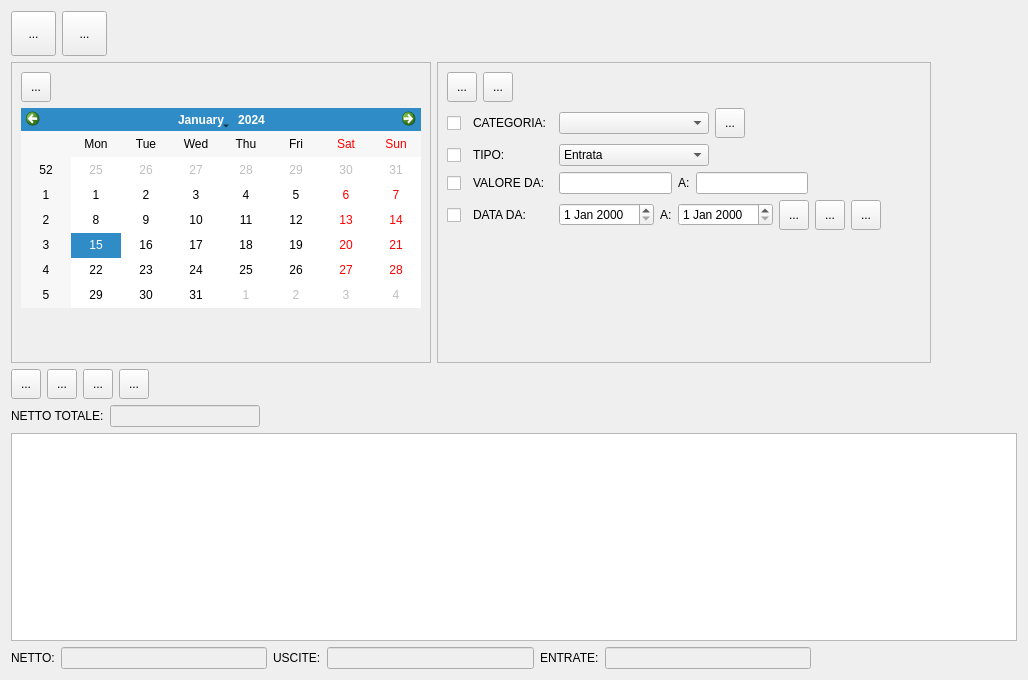
<?xml version="1.0" encoding="UTF-8"?>
<ui version="4.0">
 <class>screeMovimenti</class>
 <widget class="QWidget" name="screeMovimenti">
  <property name="geometry">
   <rect>
    <x>0</x>
    <y>0</y>
    <width>1028</width>
    <height>680</height>
   </rect>
  </property>
  <property name="windowTitle">
   <string>Form</string>
  </property>
  <layout class="QVBoxLayout" name="verticalLayout" stretch="0,0,1">
   <item>
    <layout class="QGridLayout" name="gridLayout_13">
     <item row="0" column="2">
      <spacer name="horizontalSpacer_9">
       <property name="orientation">
        <enum>Qt::Horizontal</enum>
       </property>
       <property name="sizeHint" stdset="0">
        <size>
         <width>40</width>
         <height>20</height>
        </size>
       </property>
      </spacer>
     </item>
     <item row="0" column="0">
      <widget class="QToolButton" name="tb_filtriAgg">
       <property name="minimumSize">
        <size>
         <width>45</width>
         <height>45</height>
        </size>
       </property>
       <property name="text">
        <string>...</string>
       </property>
      </widget>
     </item>
     <item row="0" column="1">
      <widget class="QToolButton" name="tb_stampaModello">
       <property name="minimumSize">
        <size>
         <width>45</width>
         <height>45</height>
        </size>
       </property>
       <property name="text">
        <string>...</string>
       </property>
      </widget>
     </item>
    </layout>
   </item>
   <item>
    <layout class="QGridLayout" name="gridLayout_11">
     <item row="0" column="0">
      <widget class="QFrame" name="frameFiltroCal">
       <property name="frameShape">
        <enum>QFrame::StyledPanel</enum>
       </property>
       <property name="frameShadow">
        <enum>QFrame::Raised</enum>
       </property>
       <layout class="QGridLayout" name="gridLayout_10">
        <item row="0" column="0">
         <layout class="QGridLayout" name="gridLayout_9">
          <item row="0" column="0">
           <widget class="QToolButton" name="tb_goToday">
            <property name="minimumSize">
             <size>
              <width>30</width>
              <height>30</height>
             </size>
            </property>
            <property name="text">
             <string>...</string>
            </property>
           </widget>
          </item>
          <item row="0" column="1">
           <spacer name="horizontalSpacer_7">
            <property name="orientation">
             <enum>Qt::Horizontal</enum>
            </property>
            <property name="sizeHint" stdset="0">
             <size>
              <width>40</width>
              <height>20</height>
             </size>
            </property>
           </spacer>
          </item>
         </layout>
        </item>
        <item row="1" column="0">
         <widget class="QCalendarWidget" name="cw_main">
          <property name="minimumSize">
           <size>
            <width>400</width>
            <height>200</height>
           </size>
          </property>
          <property name="maximumSize">
           <size>
            <width>400</width>
            <height>200</height>
           </size>
          </property>
         </widget>
        </item>
        <item row="2" column="0">
         <spacer name="verticalSpacer_2">
          <property name="orientation">
           <enum>Qt::Vertical</enum>
          </property>
          <property name="sizeHint" stdset="0">
           <size>
            <width>20</width>
            <height>40</height>
           </size>
          </property>
         </spacer>
        </item>
       </layout>
      </widget>
     </item>
     <item row="0" column="1">
      <widget class="QFrame" name="frameFiltriDett">
       <property name="frameShape">
        <enum>QFrame::StyledPanel</enum>
       </property>
       <property name="frameShadow">
        <enum>QFrame::Raised</enum>
       </property>
       <layout class="QGridLayout" name="gridLayout_8">
        <item row="0" column="0">
         <layout class="QGridLayout" name="gridLayout_7">
          <item row="0" column="0">
           <widget class="QToolButton" name="tb_cercaF">
            <property name="minimumSize">
             <size>
              <width>30</width>
              <height>30</height>
             </size>
            </property>
            <property name="text">
             <string>...</string>
            </property>
           </widget>
          </item>
          <item row="0" column="1">
           <widget class="QToolButton" name="tb_resetF">
            <property name="minimumSize">
             <size>
              <width>30</width>
              <height>30</height>
             </size>
            </property>
            <property name="text">
             <string>...</string>
            </property>
           </widget>
          </item>
          <item row="0" column="2">
           <spacer name="horizontalSpacer_6">
            <property name="orientation">
             <enum>Qt::Horizontal</enum>
            </property>
            <property name="sizeHint" stdset="0">
             <size>
              <width>40</width>
              <height>20</height>
             </size>
            </property>
           </spacer>
          </item>
         </layout>
        </item>
        <item row="1" column="0" colspan="2">
         <layout class="QGridLayout" name="gridLayout_6">
          <item row="0" column="2">
           <widget class="QComboBox" name="cb_categoria">
            <property name="minimumSize">
             <size>
              <width>150</width>
              <height>0</height>
             </size>
            </property>
           </widget>
          </item>
          <item row="0" column="4">
           <spacer name="horizontalSpacer_2">
            <property name="orientation">
             <enum>Qt::Horizontal</enum>
            </property>
            <property name="sizeHint" stdset="0">
             <size>
              <width>40</width>
              <height>20</height>
             </size>
            </property>
           </spacer>
          </item>
          <item row="0" column="0">
           <widget class="QCheckBox" name="cb_catF">
            <property name="minimumSize">
             <size>
              <width>20</width>
              <height>20</height>
             </size>
            </property>
            <property name="text">
             <string/>
            </property>
           </widget>
          </item>
          <item row="0" column="1">
           <widget class="QLabel" name="label">
            <property name="minimumSize">
             <size>
              <width>80</width>
              <height>11</height>
             </size>
            </property>
            <property name="maximumSize">
             <size>
              <width>80</width>
              <height>11</height>
             </size>
            </property>
            <property name="text">
             <string>CATEGORIA:</string>
            </property>
           </widget>
          </item>
          <item row="0" column="3">
           <widget class="QToolButton" name="tb_gestCate">
            <property name="minimumSize">
             <size>
              <width>30</width>
              <height>30</height>
             </size>
            </property>
            <property name="text">
             <string>...</string>
            </property>
           </widget>
          </item>
         </layout>
        </item>
        <item row="2" column="0" colspan="2">
         <layout class="QGridLayout" name="gridLayout_5">
          <item row="0" column="3">
           <spacer name="horizontalSpacer_3">
            <property name="orientation">
             <enum>Qt::Horizontal</enum>
            </property>
            <property name="sizeHint" stdset="0">
             <size>
              <width>40</width>
              <height>20</height>
             </size>
            </property>
           </spacer>
          </item>
          <item row="0" column="1">
           <widget class="QLabel" name="label_2">
            <property name="minimumSize">
             <size>
              <width>80</width>
              <height>11</height>
             </size>
            </property>
            <property name="maximumSize">
             <size>
              <width>80</width>
              <height>11</height>
             </size>
            </property>
            <property name="text">
             <string>TIPO:</string>
            </property>
           </widget>
          </item>
          <item row="0" column="2">
           <widget class="QComboBox" name="cb_tipoMov">
            <property name="minimumSize">
             <size>
              <width>150</width>
              <height>0</height>
             </size>
            </property>
            <item>
             <property name="text">
              <string>Entrata</string>
             </property>
            </item>
            <item>
             <property name="text">
              <string>Uscita</string>
             </property>
            </item>
           </widget>
          </item>
          <item row="0" column="0">
           <widget class="QCheckBox" name="cb_tipoF">
            <property name="minimumSize">
             <size>
              <width>20</width>
              <height>20</height>
             </size>
            </property>
            <property name="text">
             <string/>
            </property>
           </widget>
          </item>
         </layout>
        </item>
        <item row="3" column="0" colspan="2">
         <layout class="QGridLayout" name="gridLayout_4">
          <item row="0" column="2">
           <widget class="QLineEdit" name="le_valor1"/>
          </item>
          <item row="0" column="5">
           <spacer name="horizontalSpacer_4">
            <property name="orientation">
             <enum>Qt::Horizontal</enum>
            </property>
            <property name="sizeHint" stdset="0">
             <size>
              <width>40</width>
              <height>20</height>
             </size>
            </property>
           </spacer>
          </item>
          <item row="0" column="1">
           <widget class="QLabel" name="label_3">
            <property name="minimumSize">
             <size>
              <width>80</width>
              <height>11</height>
             </size>
            </property>
            <property name="maximumSize">
             <size>
              <width>80</width>
              <height>11</height>
             </size>
            </property>
            <property name="text">
             <string>VALORE DA:</string>
            </property>
           </widget>
          </item>
          <item row="0" column="4">
           <widget class="QLineEdit" name="le_valor2"/>
          </item>
          <item row="0" column="3">
           <widget class="QLabel" name="label_4">
            <property name="text">
             <string>A:</string>
            </property>
           </widget>
          </item>
          <item row="0" column="0">
           <widget class="QCheckBox" name="cb_valorF">
            <property name="minimumSize">
             <size>
              <width>20</width>
              <height>20</height>
             </size>
            </property>
            <property name="text">
             <string/>
            </property>
           </widget>
          </item>
         </layout>
        </item>
        <item row="4" column="0" colspan="2">
         <layout class="QGridLayout" name="gridLayout_3">
          <item row="0" column="4">
           <widget class="QDateEdit" name="de_s2"/>
          </item>
          <item row="0" column="3">
           <widget class="QLabel" name="label_6">
            <property name="text">
             <string>A:</string>
            </property>
           </widget>
          </item>
          <item row="0" column="0">
           <widget class="QCheckBox" name="cb_dataF">
            <property name="minimumSize">
             <size>
              <width>20</width>
              <height>20</height>
             </size>
            </property>
            <property name="text">
             <string/>
            </property>
           </widget>
          </item>
          <item row="0" column="2">
           <widget class="QDateEdit" name="de_s1"/>
          </item>
          <item row="0" column="5">
           <widget class="QToolButton" name="tb_dataMese">
            <property name="minimumSize">
             <size>
              <width>30</width>
              <height>30</height>
             </size>
            </property>
            <property name="text">
             <string>...</string>
            </property>
           </widget>
          </item>
          <item row="0" column="8">
           <spacer name="horizontalSpacer_5">
            <property name="orientation">
             <enum>Qt::Horizontal</enum>
            </property>
            <property name="sizeHint" stdset="0">
             <size>
              <width>40</width>
              <height>20</height>
             </size>
            </property>
           </spacer>
          </item>
          <item row="0" column="6">
           <widget class="QToolButton" name="tb_menoSett">
            <property name="minimumSize">
             <size>
              <width>30</width>
              <height>30</height>
             </size>
            </property>
            <property name="text">
             <string>...</string>
            </property>
           </widget>
          </item>
          <item row="0" column="1">
           <widget class="QLabel" name="label_5">
            <property name="minimumSize">
             <size>
              <width>80</width>
              <height>11</height>
             </size>
            </property>
            <property name="maximumSize">
             <size>
              <width>80</width>
              <height>11</height>
             </size>
            </property>
            <property name="text">
             <string>DATA DA:</string>
            </property>
           </widget>
          </item>
          <item row="0" column="7">
           <widget class="QToolButton" name="tb_piuSett">
            <property name="minimumSize">
             <size>
              <width>30</width>
              <height>30</height>
             </size>
            </property>
            <property name="text">
             <string>...</string>
            </property>
           </widget>
          </item>
         </layout>
        </item>
        <item row="5" column="1">
         <spacer name="verticalSpacer">
          <property name="orientation">
           <enum>Qt::Vertical</enum>
          </property>
          <property name="sizeHint" stdset="0">
           <size>
            <width>20</width>
            <height>123</height>
           </size>
          </property>
         </spacer>
        </item>
       </layout>
      </widget>
     </item>
     <item row="0" column="2">
      <spacer name="horizontalSpacer_8">
       <property name="orientation">
        <enum>Qt::Horizontal</enum>
       </property>
       <property name="sizeHint" stdset="0">
        <size>
         <width>40</width>
         <height>20</height>
        </size>
       </property>
      </spacer>
     </item>
    </layout>
   </item>
   <item>
    <layout class="QGridLayout" name="gridLayout_2">
     <item row="0" column="0">
      <layout class="QGridLayout" name="gridLayout">
       <item row="0" column="1">
        <widget class="QToolButton" name="tb_delRow">
         <property name="minimumSize">
          <size>
           <width>30</width>
           <height>30</height>
          </size>
         </property>
         <property name="text">
          <string>...</string>
         </property>
        </widget>
       </item>
       <item row="0" column="2">
        <widget class="QToolButton" name="tb_mod">
         <property name="minimumSize">
          <size>
           <width>30</width>
           <height>30</height>
          </size>
         </property>
         <property name="text">
          <string>...</string>
         </property>
        </widget>
       </item>
       <item row="0" column="4">
        <spacer name="horizontalSpacer">
         <property name="orientation">
          <enum>Qt::Horizontal</enum>
         </property>
         <property name="sizeHint" stdset="0">
          <size>
           <width>40</width>
           <height>20</height>
          </size>
         </property>
        </spacer>
       </item>
       <item row="0" column="0">
        <widget class="QToolButton" name="tb_aggMov">
         <property name="minimumSize">
          <size>
           <width>30</width>
           <height>30</height>
          </size>
         </property>
         <property name="text">
          <string>...</string>
         </property>
        </widget>
       </item>
       <item row="0" column="3">
        <widget class="QToolButton" name="tb_dettCompleti">
         <property name="minimumSize">
          <size>
           <width>30</width>
           <height>30</height>
          </size>
         </property>
         <property name="text">
          <string>...</string>
         </property>
        </widget>
       </item>
      </layout>
     </item>
     <item row="2" column="0">
      <widget class="QTableView" name="tv_movimenti"/>
     </item>
     <item row="3" column="0">
      <layout class="QGridLayout" name="gridLayout_12">
       <item row="0" column="0">
        <widget class="QLabel" name="label_7">
         <property name="text">
          <string>NETTO:</string>
         </property>
        </widget>
       </item>
       <item row="0" column="1">
        <widget class="QLineEdit" name="le_netto">
         <property name="enabled">
          <bool>false</bool>
         </property>
        </widget>
       </item>
       <item row="0" column="2">
        <widget class="QLabel" name="label_8">
         <property name="text">
          <string>USCITE:</string>
         </property>
        </widget>
       </item>
       <item row="0" column="3">
        <widget class="QLineEdit" name="le_uscite">
         <property name="enabled">
          <bool>false</bool>
         </property>
        </widget>
       </item>
       <item row="0" column="4">
        <widget class="QLabel" name="label111">
         <property name="text">
          <string>ENTRATE:</string>
         </property>
        </widget>
       </item>
       <item row="0" column="5">
        <widget class="QLineEdit" name="le_entrate">
         <property name="enabled">
          <bool>false</bool>
         </property>
        </widget>
       </item>
       <item row="0" column="6">
        <spacer name="horizontalSpacer_10">
         <property name="orientation">
          <enum>Qt::Horizontal</enum>
         </property>
         <property name="sizeHint" stdset="0">
          <size>
           <width>40</width>
           <height>20</height>
          </size>
         </property>
        </spacer>
       </item>
      </layout>
     </item>
     <item row="1" column="0">
      <layout class="QGridLayout" name="gridLayout_14">
       <item row="0" column="0">
        <widget class="QLabel" name="label_9">
         <property name="text">
          <string>NETTO TOTALE:</string>
         </property>
        </widget>
       </item>
       <item row="0" column="1">
        <widget class="QLineEdit" name="le_nettoTot">
         <property name="enabled">
          <bool>false</bool>
         </property>
         <property name="maximumSize">
          <size>
           <width>150</width>
           <height>16777215</height>
          </size>
         </property>
        </widget>
       </item>
       <item row="0" column="2">
        <spacer name="horizontalSpacer_11">
         <property name="orientation">
          <enum>Qt::Horizontal</enum>
         </property>
         <property name="sizeHint" stdset="0">
          <size>
           <width>40</width>
           <height>20</height>
          </size>
         </property>
        </spacer>
       </item>
      </layout>
     </item>
    </layout>
   </item>
  </layout>
 </widget>
 <resources/>
 <connections/>
</ui>
